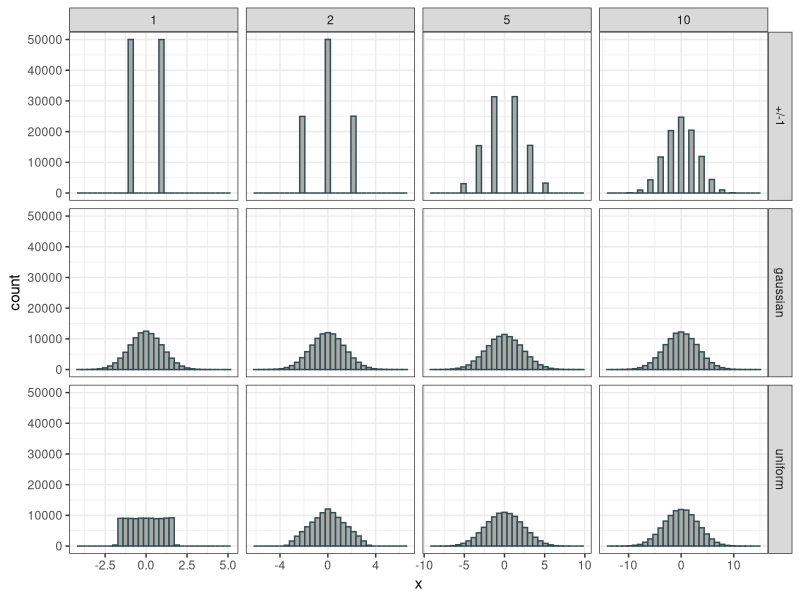

This figure's R source:
## ---- chunk 1
knitr::opts_chunk$set(echo = TRUE)
## ---- chunk 2
fixedSizeStepper <- function(nSteps){
  sample(c(-1, +1), nSteps, replace = TRUE)
}

uniformStepper <- function(nSteps){
  sqrt(12) * (runif(nSteps) - 1/2)
}
rnorm <- rnorm

randomWalk <- function(nSteps, stepper){
  steps <- stepper(nSteps)
  return(c(0, cumsum(steps)))
}
## ---- chunk 3
randomWalks <- function(nSteps, stepper = fixedSizeStepper, nWalks = 100000){
  lapply(1:nWalks, function(i){randomWalk(nSteps, stepper)})
}

fixedStepWalks <- randomWalks(nSteps = 100, stepper = fixedSizeStepper)

unifWalks <- randomWalks(nSteps = 100, stepper = uniformStepper)

gaussianWalks <- randomWalks(nSteps = 100, stepper = rnorm)
## ---- chunk 4
positionsAtStepT = function(walks, t){
  unlist(lapply(walks, function(rw) {rw[[t+1]]}))
}
## ---- chunk 5
plotData = lapply(c(1,2,5,10), function(nSteps){
  rbind(
    data.frame(stepper = "+/-1",
               t = nSteps,
               x = positionsAtStepT(fixedStepWalks, nSteps)),
    data.frame(stepper = "uniform",
               t = nSteps,
               x = positionsAtStepT(unifWalks, nSteps)),
    data.frame(stepper = "gaussian", 
               t = nSteps,
               x = positionsAtStepT(gaussianWalks, nSteps))
  )
})

length(plotData)
## ---- chunk 6
plotData <- do.call(rbind, plotData)
class(plotData)
dim(plotData)
## ---- chunk 7
library(ggplot2); theme_set(theme_bw())
gg = ggplot(plotData, aes(x=x)) + facet_grid(stepper ~ t, scales ="free_x") + 
  geom_histogram(center = 0, fill = "darkgray", color ="darkslategrey")
print(gg)
## ---- chunk 8
sum(fixedStepWalks[[30]] %% 1)
sum(unifWalks[[30]] %% 1)
